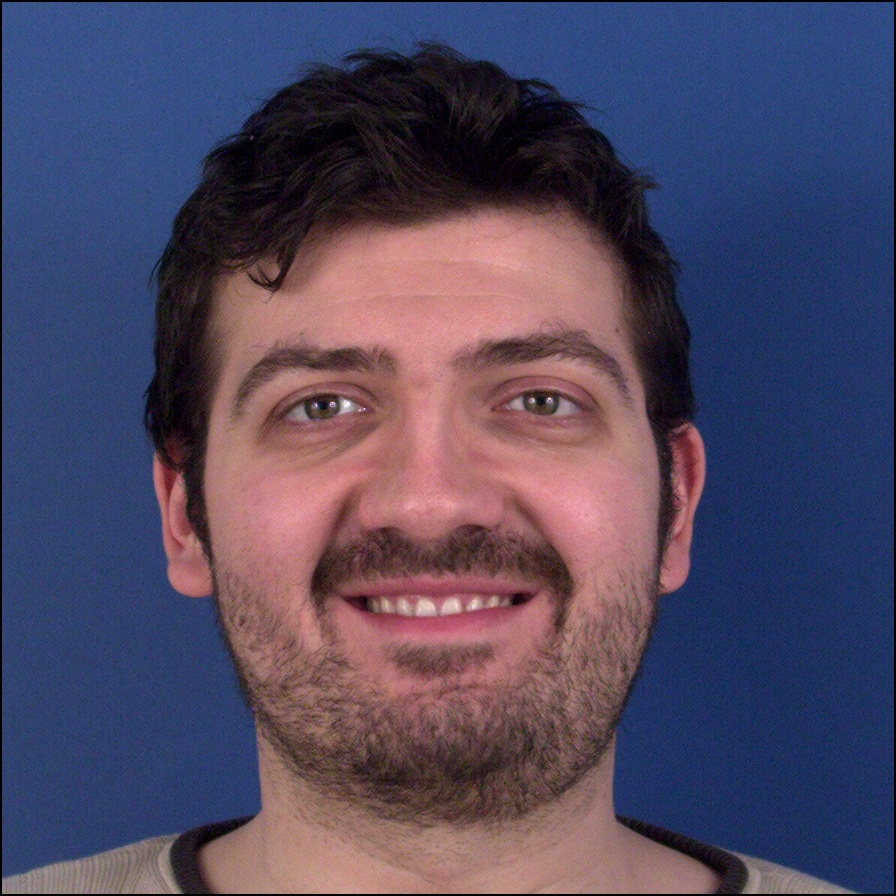
#> input picture Images/1_1.jpg, 896 x 896 px, given in place of the camera
$ python Viola_and_Jones_Main.py
#> lines starting #> are read from the running program, lines starting #| are printed output that depends on the picture; after the words box and inside, x2 and y2 are one past the last pixel; in counts of white or black regions, pixels touching at a corner belong together
### Face_Detector/Viola_and_jones/Detector.py
import xml.etree.ElementTree as ET
import numpy as np
import cv2 as cv2
from Face_Detector.Viola_and_jones.Tree import *
from Face_Detector.Viola_and_jones.Rect import *
from Face_Detector.Viola_and_jones.Stage import *
from Face_Detector.Viola_and_jones.Rect import *
from tqdm import tqdm
from math import sqrt
from skimage import feature

class Detector:
	def __init__(self, file_path):
		self.stages=[]
		self.detections=[]
		self.size =None
		self.read_from_xml_file(file_path)


	def read_from_xml_file(self,file_path):
		tree = ET.parse(file_path)
#> (reads Face_Detector/Viola_and_jones/haarcascade_frontalface_default.xml from the repository)
		root = tree.getroot()
		size = root[0][0].text
		size = size.split()
		size={
			'x':int(size[0]),
			'y':int(size[1])
		}
		root = root[0][1]
		temp_trees = []
		temp_features = []
		stages = []
		for stage in root:
			for trees in stage[0]:
				for tree in trees:
					rects = []
					for rect in tree[0][0]:
						rects.append(Rect(rect.text))
					temp_features.append(Feature(rects=rects ,threshold=tree[1].text, left_val=tree[2].text,right_val=tree[3].text,size=size))
					temp_trees.append(Tree(temp_features))
					temp_features=[]
			stages.append(Stage(threshold=stage[1].text, trees=temp_trees))
			temp_trees=[]
#> in real_time_main, frame is the input picture: shape (896, 896, 3); mean B, G, R 96.9, 72.3, 80.9
#> in real_time_main, `gray_frame= cv2.cvtColor(frame, cv2.COLOR_BGR2GRAY)`:
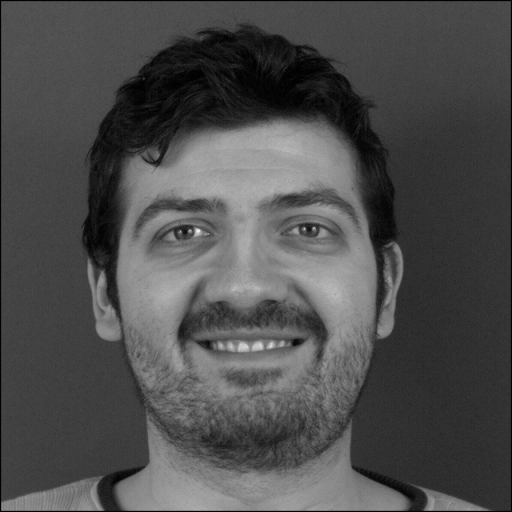
#> gray_frame: shape (512, 512); min 0, max 244, mean 77.7
		self.stages=stages
		self.size=size

	def detect(self,original_image,base_scale,scale_increment,increment,min_neighbors,resizing_scale,canny):
		#Clearing detections
#> called with base_scale = 5, scale_increment = 1.25, increment = 0.1, min_neighbors = 1, resizing_scale = 1, canny = True
		self.detections.clear()

		#Resizing image with resize scale to decrease computational time
		original_image=cv2.resize(original_image,( int(original_image.shape[1]/resizing_scale),int(original_image.shape[0]/resizing_scale)))
		original_image=original_image.swapaxes(0,1)
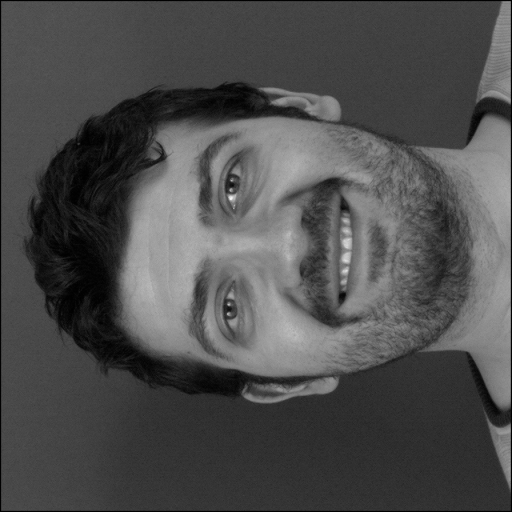
#> original_image: shape (512, 512); min 0, max 244, mean 77.7
		height=original_image.shape[1]
#> height = 512
		width=original_image.shape[0]
#> width = 512

		#Calculating canny edges and calculating integral image to use in speeding up calcilations
		if(canny):
			edges = feature.canny(original_image, sigma=4)
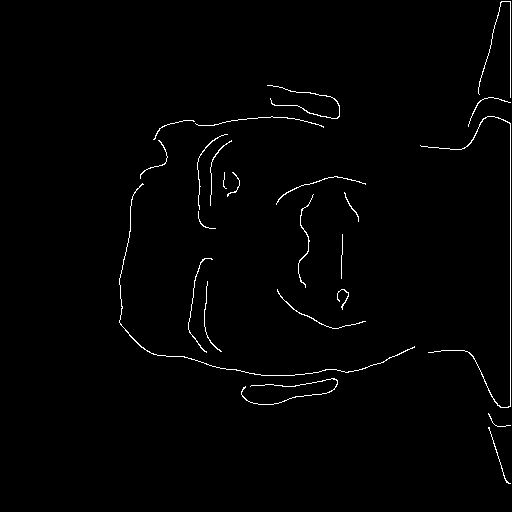
#> edges: shape (512, 512) bool; 1.2% white in thin lines or dots, all inside (x1, y1, x2, y2) = (119, 1, 511, 484)
			edge=edges.astype('uint8')
			canny_integral, _ = cv2.integral2(edge)
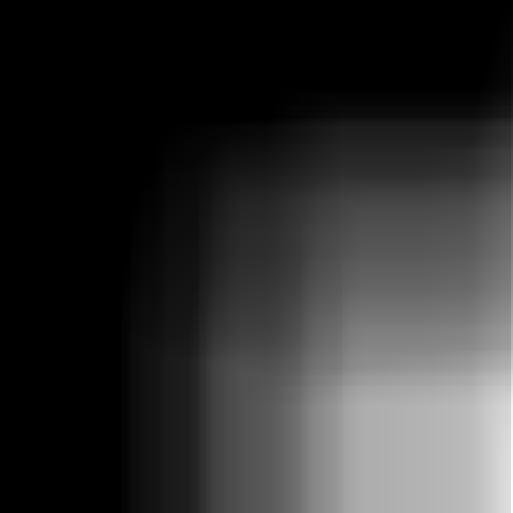
#> canny_integral: shape (513, 513) int32; min 0, max 3049, mean 568.4; drawn with min black and max white
			canny_integral=canny_integral[1:,1:,]
#> canny_integral: shape (512, 512) int32

		#Calculating integral image on image
		integral, integral_squared = cv2.integral2(original_image)
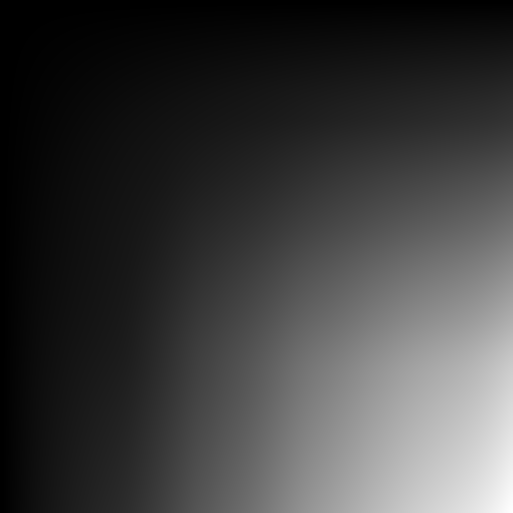
#> integral: shape (513, 513) int32; min 0, max 20369059, mean 4958606; drawn with min black and max white
		#Slicing the first row and column to remove zeroes
		integral=integral[1:,1:,]
#> integral: shape (512, 512) int32
		integral_squared=integral_squared[1:,1:,]
#> integral_squared: shape (512, 512) float64

		#Calculating maximum scale of window to iterate with by dividing the width and height with the sizes provided from xml file
		max_scale = min((width+0.0)/self.size['x'], (height+0.0)/self.size['y'])
#> max_scale = 21.33

		#The start of the scal is with the base scale
		scale=base_scale

		#While i didnt reach the maximum scale i keep increasing and sliding with this window
		while scale<max_scale:

			#Calculating the step
			step= int(scale*self.size['x']*increment)
			#Calculating the size of window
			size=int(scale*self.size['x'])
			w=int(scale*self.size['x'])
			h=w

			#Calculating the inverse of the area.
			inv_area=1/(w*h)


			for i in tqdm(range(0,width-size,step)):
				for j in range(0,height-size,step):

					#I check for canny edges and calculate edge densities at this region w.r.t the window size area
					if(canny):
						edges_density = canny_integral[i + size][j + size] + canny_integral[i][j] - canny_integral[i][j + size]- canny_integral[i + size][j]
						d = edges_density / (size * size)
						if(d<0.02):
							continue

					#At this step i will calclate the mean and sigma of the window size to remove any effect of lighting conditions(Variace normalizatin)

					#Getting the summation of the pixels from integral image and integral image squared
					total_x = integral[i+w,j+h]+integral[i,j] -integral[i,j+h]-integral[i+w,j]
					total_x2=integral_squared[i+w,j+h]+integral_squared[i,j]-integral_squared[i,j+h]-integral_squared[i+w,j]

					#The sum of total pixels divided by area of window
					mean = total_x*inv_area

					#Calculating sigma of image
					sigma = total_x2*inv_area-mean*mean

					if(sigma>1):
						sigma=sqrt(sigma)
					else:
						sigma=1
					complete=True

					#For each window I pass through each stage and compute features
					for stage in self.stages:
						if(not stage.compute(integral, i, j, scale,inv_area,sigma)):
							complete=False
							break

					if(complete):
							#print("Detected face with edge density= ",edges_density," and d= ",d,"With size ", size)
							# self.detections.append(Rectangle(i, j, size, size))
							self.detections.append([i,j,size,size])
			scale=scale*scale_increment
		return self.open_cv_merge(self.detections)

	# [55 lines left out: functions open_cv_merge, equal_rects, merge, not called in this run]


### Face_Detector/Viola_and_jones/Stage.py
from Face_Detector.Viola_and_jones.Tree import *
class Stage:

    def __init__(self,threshold,trees):
        self.threshold=eval(threshold)
        self.trees=trees

    def compute(self, gray_image, i, j, scale,inverse_area,vnorm):
        sum=0
        for tree in self.trees:
            sum += tree.compute(gray_image, i, j, scale,inverse_area,vnorm)
        return sum>self.threshold

### Face_Detector/Viola_and_jones/Feature.py
class Feature:

    def __init__(self,rects, threshold, left_val, right_val, size):
        self.rects=rects
        self.threshold=eval(threshold)
        self.left_val = eval(left_val)
        self.right_val = eval(right_val)
        self.size = size

    def compute(self,gray_image,i,j,scale,inverse_area,vnorm):

        rect_sum=0
        for rect in self.rects:
            rx1=i+int(scale*rect.x1)
            rx2 = i+int(scale*(rect.x1+rect.y1))
            ry1 = j+int(scale*rect.x2)
            ry2 = j+int(scale*(rect.x2+rect.y2))
            rect_sum += int(( gray_image[rx2,ry2]-gray_image[rx1,ry2] -gray_image[rx2,ry1]+gray_image[rx1,ry1])*rect.weight)
        rect_sum=rect_sum*inverse_area
        if(rect_sum<self.threshold*vnorm):
            return 0 #Tree left Node
        else:
            return 1  # Tree right Node


### Face_Detector/Viola_and_jones/Tree.py
from Face_Detector.Viola_and_jones.Feature import *
class Tree:
    LEFT=0
    RIGHT=1
    def __init__(self,features):
        self.features=features

#> (the run stopped early here; a loop or call above may not have finished)
